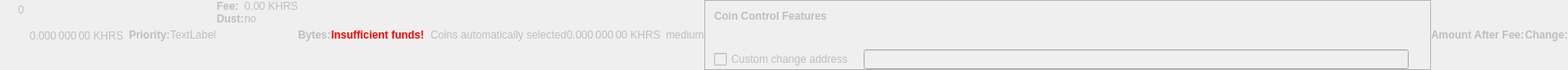
    <widget class="QWidget" name="dummyHideWidget" native="true">
     <property name="enabled">
      <bool>false</bool>
     </property>
     <property name="maximumSize">
      <size>
       <width>100</width>
       <height>22</height>
      </size>
     </property>
     <layout class="QHBoxLayout" name="dummyHideLayout">
      <property name="spacing">
       <number>0</number>
      </property>
      <property name="margin">
       <number>0</number>
      </property>
      <item>
       <layout class="QFormLayout" name="formLayoutCoinControl1">
        <property name="horizontalSpacing">
         <number>10</number>
        </property>
        <property name="verticalSpacing">
         <number>14</number>
        </property>
        <property name="leftMargin">
         <number>10</number>
        </property>
        <property name="topMargin">
         <number>4</number>
        </property>
        <property name="rightMargin">
         <number>6</number>
        </property>
        <item row="0" column="1">
         <widget class="QLabel" name="labelCoinControlBytes">
          <property name="cursor">
           <cursorShape>IBeamCursor</cursorShape>
          </property>
          <property name="contextMenuPolicy">
           <enum>Qt::ActionsContextMenu</enum>
          </property>
          <property name="text">
           <string notr="true">0</string>
          </property>
          <property name="textInteractionFlags">
           <set>Qt::LinksAccessibleByMouse|Qt::TextSelectableByKeyboard|Qt::TextSelectableByMouse</set>
          </property>
         </widget>
        </item>
       </layout>
      </item>
      <item>
       <widget class="QLabel" name="labelCoinControlAfterFee">
        <property name="enabled">
         <bool>false</bool>
        </property>
        <property name="sizePolicy">
         <sizepolicy hsizetype="Fixed" vsizetype="Fixed">
          <horstretch>0</horstretch>
          <verstretch>0</verstretch>
         </sizepolicy>
        </property>
        <property name="minimumSize">
         <size>
          <width>111</width>
          <height>12</height>
         </size>
        </property>
        <property name="maximumSize">
         <size>
          <width>111</width>
          <height>12</height>
         </size>
        </property>
        <property name="cursor">
         <cursorShape>IBeamCursor</cursorShape>
        </property>
        <property name="contextMenuPolicy">
         <enum>Qt::ActionsContextMenu</enum>
        </property>
        <property name="text">
         <string notr="true">0.000 000 00 KHRS</string>
        </property>
        <property name="textInteractionFlags">
         <set>Qt::LinksAccessibleByMouse|Qt::TextSelectableByKeyboard|Qt::TextSelectableByMouse</set>
        </property>
       </widget>
      </item>
      <item>
       <widget class="QLabel" name="labelCoinControlPriorityText">
        <property name="enabled">
         <bool>false</bool>
        </property>
        <property name="font">
         <font>
          <weight>75</weight>
          <bold>true</bold>
         </font>
        </property>
        <property name="text">
         <string>Priority:</string>
        </property>
       </widget>
      </item>
      <item>
       <layout class="QHBoxLayout" name="horizontalLayout">
        <item>
         <widget class="QLabel" name="WarningLabel">
          <property name="text">
           <string>TextLabel</string>
          </property>
         </widget>
        </item>
       </layout>
      </item>
      <item>
       <layout class="QFormLayout" name="formLayoutCoinControl3">
        <property name="horizontalSpacing">
         <number>0</number>
        </property>
        <property name="verticalSpacing">
         <number>0</number>
        </property>
        <property name="leftMargin">
         <number>0</number>
        </property>
        <property name="topMargin">
         <number>0</number>
        </property>
        <property name="rightMargin">
         <number>0</number>
        </property>
        <item row="0" column="0">
         <widget class="QLabel" name="labelCoinControlFeeText">
          <property name="enabled">
           <bool>false</bool>
          </property>
          <property name="font">
           <font>
            <weight>75</weight>
            <bold>true</bold>
           </font>
          </property>
          <property name="text">
           <string>Fee:</string>
          </property>
          <property name="margin">
           <number>0</number>
          </property>
         </widget>
        </item>
        <item row="0" column="1">
         <widget class="QLabel" name="labelCoinControlFee">
          <property name="enabled">
           <bool>false</bool>
          </property>
          <property name="cursor">
           <cursorShape>IBeamCursor</cursorShape>
          </property>
          <property name="contextMenuPolicy">
           <enum>Qt::ActionsContextMenu</enum>
          </property>
          <property name="text">
           <string notr="true">0.00 KHRS</string>
          </property>
          <property name="textInteractionFlags">
           <set>Qt::LinksAccessibleByMouse|Qt::TextSelectableByKeyboard|Qt::TextSelectableByMouse</set>
          </property>
         </widget>
        </item>
        <item row="1" column="0">
         <widget class="QLabel" name="labelCoinControlLowOutputText">
          <property name="enabled">
           <bool>false</bool>
          </property>
          <property name="font">
           <font>
            <weight>75</weight>
            <bold>true</bold>
           </font>
          </property>
          <property name="text">
           <string>Dust:</string>
          </property>
         </widget>
        </item>
        <item row="1" column="1">
         <widget class="QLabel" name="labelCoinControlLowOutput">
          <property name="enabled">
           <bool>false</bool>
          </property>
          <property name="cursor">
           <cursorShape>IBeamCursor</cursorShape>
          </property>
          <property name="contextMenuPolicy">
           <enum>Qt::ActionsContextMenu</enum>
          </property>
          <property name="text">
           <string>no</string>
          </property>
          <property name="textInteractionFlags">
           <set>Qt::LinksAccessibleByMouse|Qt::TextSelectableByKeyboard|Qt::TextSelectableByMouse</set>
          </property>
         </widget>
        </item>
       </layout>
      </item>
      <item>
       <widget class="QLabel" name="labelCoinControlBytesText">
        <property name="enabled">
         <bool>false</bool>
        </property>
        <property name="font">
         <font>
          <weight>75</weight>
          <bold>true</bold>
         </font>
        </property>
        <property name="text">
         <string>Bytes:</string>
        </property>
       </widget>
      </item>
      <item>
       <layout class="QFormLayout" name="formLayoutCoinControl2">
        <property name="horizontalSpacing">
         <number>0</number>
        </property>
        <property name="verticalSpacing">
         <number>0</number>
        </property>
        <property name="leftMargin">
         <number>0</number>
        </property>
        <property name="topMargin">
         <number>0</number>
        </property>
        <property name="rightMargin">
         <number>0</number>
        </property>
       </layout>
      </item>
      <item>
       <layout class="QHBoxLayout" name="horizontalLayoutCoinControl2">
        <property name="spacing">
         <number>0</number>
        </property>
        <property name="bottomMargin">
         <number>0</number>
        </property>
       </layout>
      </item>
      <item>
       <widget class="QLabel" name="labelCoinControlInsuffFunds">
        <property name="enabled">
         <bool>false</bool>
        </property>
        <property name="minimumSize">
         <size>
          <width>0</width>
          <height>0</height>
         </size>
        </property>
        <property name="font">
         <font>
          <weight>75</weight>
          <bold>true</bold>
         </font>
        </property>
        <property name="styleSheet">
         <string notr="true">color:red;font-weight:bold;</string>
        </property>
        <property name="text">
         <string>Insufficient funds!</string>
        </property>
        <property name="margin">
         <number>5</number>
        </property>
       </widget>
      </item>
      <item>
       <layout class="QFormLayout" name="formLayoutCoinControl4">
        <property name="horizontalSpacing">
         <number>0</number>
        </property>
        <property name="verticalSpacing">
         <number>0</number>
        </property>
        <property name="leftMargin">
         <number>0</number>
        </property>
        <property name="topMargin">
         <number>0</number>
        </property>
        <property name="rightMargin">
         <number>0</number>
        </property>
       </layout>
      </item>
      <item>
       <widget class="QLabel" name="labelCoinControlChangeLabel">
        <property name="enabled">
         <bool>false</bool>
        </property>
        <property name="sizePolicy">
         <sizepolicy hsizetype="Preferred" vsizetype="Expanding">
          <horstretch>0</horstretch>
          <verstretch>0</verstretch>
         </sizepolicy>
        </property>
        <property name="minimumSize">
         <size>
          <width>0</width>
          <height>0</height>
         </size>
        </property>
        <property name="text">
         <string/>
        </property>
        <property name="margin">
         <number>3</number>
        </property>
       </widget>
      </item>
      <item>
       <widget class="QLabel" name="labelCoinControlAutomaticallySelected">
        <property name="enabled">
         <bool>false</bool>
        </property>
        <property name="sizePolicy">
         <sizepolicy hsizetype="Fixed" vsizetype="Fixed">
          <horstretch>0</horstretch>
          <verstretch>0</verstretch>
         </sizepolicy>
        </property>
        <property name="minimumSize">
         <size>
          <width>0</width>
          <height>0</height>
         </size>
        </property>
        <property name="maximumSize">
         <size>
          <width>240</width>
          <height>16777215</height>
         </size>
        </property>
        <property name="text">
         <string>Coins automatically selected</string>
        </property>
        <property name="margin">
         <number>5</number>
        </property>
       </widget>
      </item>
      <item>
       <widget class="QLabel" name="labelCoinControlChange">
        <property name="enabled">
         <bool>false</bool>
        </property>
        <property name="sizePolicy">
         <sizepolicy hsizetype="Fixed" vsizetype="Fixed">
          <horstretch>0</horstretch>
          <verstretch>0</verstretch>
         </sizepolicy>
        </property>
        <property name="minimumSize">
         <size>
          <width>111</width>
          <height>0</height>
         </size>
        </property>
        <property name="maximumSize">
         <size>
          <width>111</width>
          <height>16777215</height>
         </size>
        </property>
        <property name="cursor">
         <cursorShape>IBeamCursor</cursorShape>
        </property>
        <property name="contextMenuPolicy">
         <enum>Qt::ActionsContextMenu</enum>
        </property>
        <property name="text">
         <string notr="true">0.000 000 00 KHRS</string>
        </property>
        <property name="textInteractionFlags">
         <set>Qt::LinksAccessibleByMouse|Qt::TextSelectableByKeyboard|Qt::TextSelectableByMouse</set>
        </property>
       </widget>
      </item>
      <item>
       <widget class="QLabel" name="labelCoinControlPriority">
        <property name="enabled">
         <bool>false</bool>
        </property>
        <property name="cursor">
         <cursorShape>IBeamCursor</cursorShape>
        </property>
        <property name="contextMenuPolicy">
         <enum>Qt::ActionsContextMenu</enum>
        </property>
        <property name="text">
         <string>medium</string>
        </property>
        <property name="textInteractionFlags">
         <set>Qt::LinksAccessibleByMouse|Qt::TextSelectableByKeyboard|Qt::TextSelectableByMouse</set>
        </property>
       </widget>
      </item>
      <item>
       <widget class="QFrame" name="frameCoinControl">
        <property name="sizePolicy">
         <sizepolicy hsizetype="Expanding" vsizetype="Expanding">
          <horstretch>0</horstretch>
          <verstretch>0</verstretch>
         </sizepolicy>
        </property>
        <property name="maximumSize">
         <size>
          <width>16777215</width>
          <height>16777215</height>
         </size>
        </property>
        <property name="frameShape">
         <enum>QFrame::StyledPanel</enum>
        </property>
        <property name="frameShadow">
         <enum>QFrame::Sunken</enum>
        </property>
        <layout class="QVBoxLayout" name="verticalLayoutCoinControl2_2">
         <property name="spacing">
          <number>0</number>
         </property>
         <property name="margin">
          <number>0</number>
         </property>
         <item>
          <layout class="QVBoxLayout" name="verticalLayoutCoinControl" stretch="0,0,0,1">
           <property name="spacing">
            <number>0</number>
           </property>
           <property name="leftMargin">
            <number>10</number>
           </property>
           <property name="topMargin">
            <number>10</number>
           </property>
           <item>
            <layout class="QHBoxLayout" name="horizontalLayoutCoinControl1">
             <property name="bottomMargin">
              <number>15</number>
             </property>
             <item>
              <widget class="QLabel" name="labelCoinControlFeatures">
               <property name="enabled">
                <bool>false</bool>
               </property>
               <property name="sizePolicy">
                <sizepolicy hsizetype="Preferred" vsizetype="Maximum">
                 <horstretch>0</horstretch>
                 <verstretch>0</verstretch>
                </sizepolicy>
               </property>
               <property name="font">
                <font>
                 <weight>75</weight>
                 <bold>true</bold>
                </font>
               </property>
               <property name="styleSheet">
                <string notr="true">font-weight:bold;</string>
               </property>
               <property name="text">
                <string>Coin Control Features</string>
               </property>
              </widget>
             </item>
            </layout>
           </item>
           <item>
            <widget class="QWidget" name="widgetCoinControl" native="true">
             <property name="sizePolicy">
              <sizepolicy hsizetype="Preferred" vsizetype="Preferred">
               <horstretch>0</horstretch>
               <verstretch>0</verstretch>
              </sizepolicy>
             </property>
             <property name="minimumSize">
              <size>
               <width>0</width>
               <height>0</height>
              </size>
             </property>
             <property name="styleSheet">
              <string notr="true"/>
             </property>
             <layout class="QHBoxLayout" name="horizontalLayoutCoinControl5_2">
              <property name="margin">
               <number>0</number>
              </property>
              <item>
               <layout class="QHBoxLayout" name="horizontalLayoutCoinControl3">
                <property name="spacing">
                 <number>20</number>
                </property>
                <property name="topMargin">
                 <number>0</number>
                </property>
                <property name="bottomMargin">
                 <number>10</number>
                </property>
               </layout>
              </item>
             </layout>
            </widget>
           </item>
           <item>
            <layout class="QHBoxLayout" name="horizontalLayoutCoinControl4" stretch="0,0,0">
             <property name="spacing">
              <number>12</number>
             </property>
             <property name="sizeConstraint">
              <enum>QLayout::SetDefaultConstraint</enum>
             </property>
             <property name="topMargin">
              <number>5</number>
             </property>
             <property name="rightMargin">
              <number>5</number>
             </property>
             <item>
              <widget class="QCheckBox" name="checkBoxCoinControlChange">
               <property name="enabled">
                <bool>false</bool>
               </property>
               <property name="toolTip">
                <string>If this is activated, but the change address is empty or invalid, change will be sent to a newly generated address.</string>
               </property>
               <property name="text">
                <string>Custom change address</string>
               </property>
              </widget>
             </item>
             <item>
              <widget class="QValidatedLineEdit" name="lineEditCoinControlChange">
               <property name="enabled">
                <bool>false</bool>
               </property>
               <property name="sizePolicy">
                <sizepolicy hsizetype="Expanding" vsizetype="Fixed">
                 <horstretch>0</horstretch>
                 <verstretch>0</verstretch>
                </sizepolicy>
               </property>
              </widget>
             </item>
             <item>
              <widget class="QLabel" name="labelCoinControlChangeLabel_2">
               <property name="sizePolicy">
                <sizepolicy hsizetype="Preferred" vsizetype="Expanding">
                 <horstretch>0</horstretch>
                 <verstretch>0</verstretch>
                </sizepolicy>
               </property>
               <property name="minimumSize">
                <size>
                 <width>0</width>
                 <height>0</height>
                </size>
               </property>
               <property name="text">
                <string/>
               </property>
               <property name="margin">
                <number>3</number>
               </property>
              </widget>
             </item>
            </layout>
           </item>
           <item>
            <spacer name="verticalSpacerCoinControl">
             <property name="orientation">
              <enum>Qt::Vertical</enum>
             </property>
             <property name="sizeHint" stdset="0">
              <size>
               <width>800</width>
               <height>1</height>
              </size>
             </property>
            </spacer>
           </item>
          </layout>
         </item>
        </layout>
       </widget>
      </item>
      <item>
       <widget class="QLabel" name="labelCoinControlAfterFeeText">
        <property name="enabled">
         <bool>false</bool>
        </property>
        <property name="minimumSize">
         <size>
          <width>0</width>
          <height>0</height>
         </size>
        </property>
        <property name="maximumSize">
         <size>
          <width>16777215</width>
          <height>16777215</height>
         </size>
        </property>
        <property name="font">
         <font>
          <weight>75</weight>
          <bold>true</bold>
         </font>
        </property>
        <property name="text">
         <string>Amount After Fee:</string>
        </property>
        <property name="alignment">
         <set>Qt::AlignLeading|Qt::AlignLeft|Qt::AlignVCenter</set>
        </property>
        <property name="margin">
         <number>0</number>
        </property>
       </widget>
      </item>
      <item>
       <widget class="QLabel" name="labelCoinControlChangeText">
        <property name="enabled">
         <bool>false</bool>
        </property>
        <property name="sizePolicy">
         <sizepolicy hsizetype="Preferred" vsizetype="Preferred">
          <horstretch>0</horstretch>
          <verstretch>0</verstretch>
         </sizepolicy>
        </property>
        <property name="minimumSize">
         <size>
          <width>0</width>
          <height>0</height>
         </size>
        </property>
        <property name="maximumSize">
         <size>
          <width>16777215</width>
          <height>16777215</height>
         </size>
        </property>
        <property name="font">
         <font>
          <weight>75</weight>
          <bold>true</bold>
         </font>
        </property>
        <property name="text">
         <string>Change:</string>
        </property>
        <property name="alignment">
         <set>Qt::AlignLeading|Qt::AlignLeft|Qt::AlignVCenter</set>
        </property>
       </widget>
      </item>
     </layout>
    </widget>
